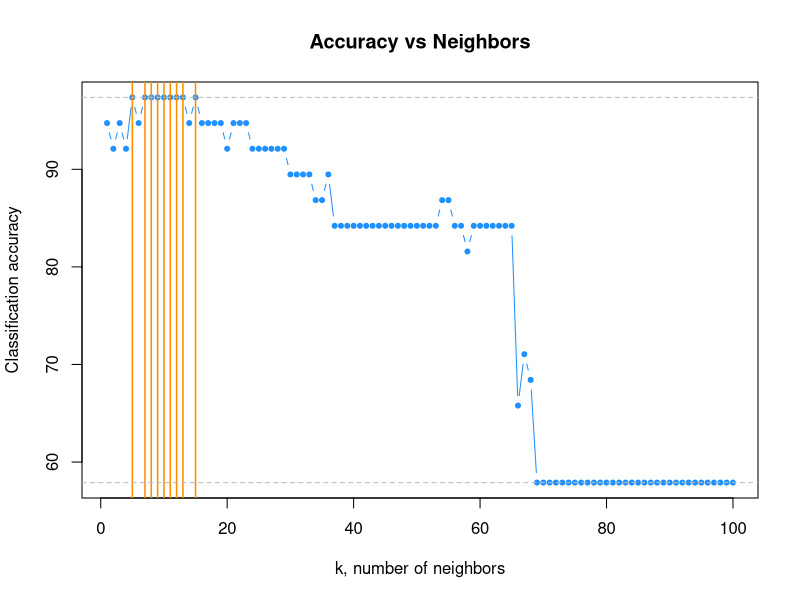

The R script that drew this image:
library(tidyr)
library(dplyr)
library(caret)
library(knitr)
library(class)

data(iris)
head(iris)

set.seed(1234)

dataNorm <- iris

# Species를 제외하고 데이터 스케일링
dataNorm[, -5] <- scale(
    iris[,-5]
)

head(dataNorm)

set.seed(1234)
ind <- sample(
    2, 
    nrow(dataNorm),
    replace = TRUE, 
    prob = c(0.7, 0.3)
)

trainData <- dataNorm[ind == 1,]
testData <- dataNorm[ind == 2,]

nrow(trainData)
nrow(testData)

KnnTest1 <- knn(
    trainData[, -5],
    testData[, -5],
    trainData$Species,
    k=1,
    prob = TRUE
)

KnnTest2 <- knn(
    trainData[, -5],
    testData[, -5],
    trainData$Species,
    k=2,
    prob = TRUE
)

KnnTest3 <- knn(
    trainData[, -5],
    testData[, -5],
    trainData$Species,
    k=3,
    prob = TRUE
)

KnnTest4 <- knn(
    trainData[, -5],
    testData[, -5],
    trainData$Species,
    k=4,
    prob = TRUE
)

KnnTest5 <- knn(
    trainData[, -5],
    testData[, -5],
    trainData$Species,
    k=5,
    prob = TRUE
)

table(
    testData$Species,
    KnnTest1
)

sum(KnnTest1 == testData$Species) / length(testData$Species) * 100
sum(KnnTest2 == testData$Species) / length(testData$Species) * 100
sum(KnnTest3 == testData$Species) / length(testData$Species) * 100
sum(KnnTest4 == testData$Species) / length(testData$Species) * 100
sum(KnnTest5 == testData$Species) / length(testData$Species) * 100

KnnTestPrediction <- list()
accuracy <- as.numeric()

for(k in 1:100) {

    KnnTestPrediction[[k]] <- knn(
        trainData[,-5],
        testData[, -5],
        trainData$Species,
        k,
        prob = TRUE
    )

    accuracy[k] <- sum(KnnTestPrediction[[k]]==testData$Species)/length(testData$Species)*100
}

windows(width = 4, height = 4)

# Accuracy vs Choice of k
plot(accuracy, type="b", col="dodgerblue", cex=1, pch=20,
     xlab="k, number of neighbors", ylab="Classification accuracy", 
     main="Accuracy vs Neighbors")

# Add lines indicating k with best accuracy
abline(v=which(accuracy==max(accuracy)), col="darkorange", lwd=1.5)

# Add line for max accuracy seen
abline(h=max(accuracy), col="grey", lty=2)

# Add line for min accuracy seen 
abline(h=min(accuracy), col="grey", lty=2)


